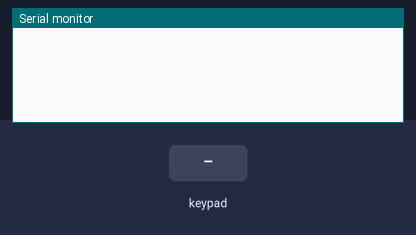
Simulated run of this sketch. Board: Arduino Uno, built with avr-gcc and run on an emulated ATmega328P. Parts: the last lines printed to the serial monitor. Inputs (shaded band) come from the test bench.

Above: at 1.2 s.
1.3 s: key 'I' pressed
At 2.3 s:
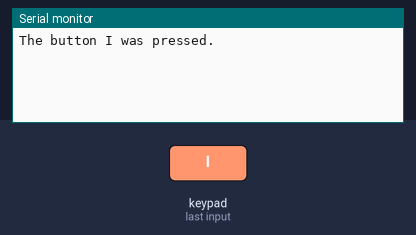
2.8 s: key 'L' pressed
At 3.6 s:
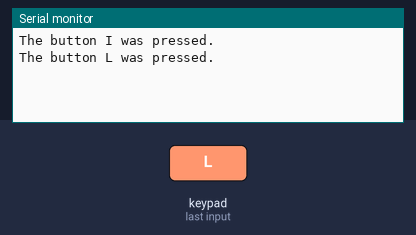
4.3 s: key 'O' pressed
At 4.7 s:
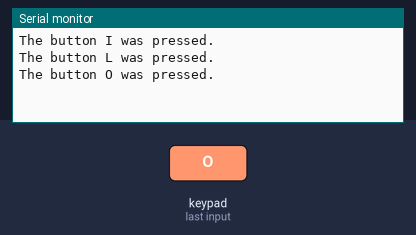
5.8 s: key 'V' pressed
At 7.0 s:
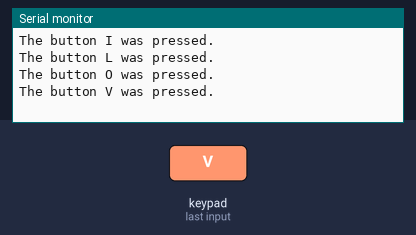
7.3 s: key 'E' pressed
At 8.4 s:
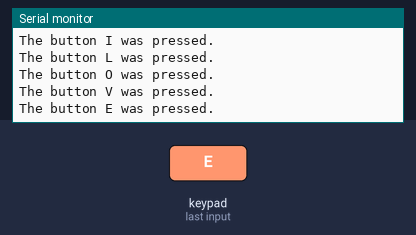
8.8 s: key 'Y' pressed
At 9.6 s:
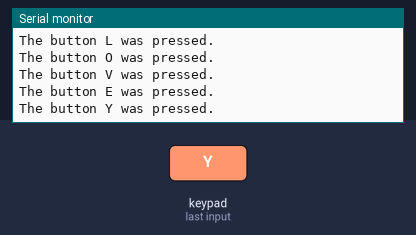

The sketch:

Keypad.ino
```cpp
/*
  Title: Keypad Input with Serial Output
  Description: This code reads input from a 4x4 keypad and prints the pressed buttons to the serial monitor.
               It can be used for practice or to send a secret message.
*/

#include <Key.h>
#include <Keypad.h>

String inputWord;

const byte ROWS = 4;
const byte COLS = 4;

byte rowPins[ROWS] = {5, 4, 3, 2};
byte colPins[COLS] = {6, 7, 8, 9};

// Uncomment one of the button setups based on your purpose:
// Button setup for practice keypad setup
// char buttons[ROWS][COLS] = {
//   {'1', '2', '3', 'A'},
//   {'4', '5', '6', 'B'},
//   {'7', '8', '9', 'C'},
//   {'*', '0', '#', 'D'},
// };

// Button setup to send a message to my fiance!
char buttons[ROWS][COLS] = {
  {'I', 'L', 'O', 'V'},
  {'E', 'Y', 'O', 'U'},
  {'B', 'I', 'A', 'N'},
  {'C', 'A', ' ', '.'},
};

// Create a Keypad object named 'myPad' with the specified button configuration and pin settings
Keypad myPad = Keypad(makeKeymap(buttons), rowPins, colPins, ROWS, COLS);

void setup() {
  // Initialize serial communication
  Serial.begin(9600);
}

void loop() {
  // Main loop to read keypad input and print to serial monitor
  char result = myPad.getKey();

  if (result) {
    Serial.print("The button ");
    Serial.print(result);
    Serial.println(" was pressed.");

    if (result != '.') {
      inputWord.concat(result);
    }

    if (result == '.') {
      Serial.print("Word typed was ");
      Serial.println(inputWord);
      inputWord = "";
    }
  }
}
```

Measured:
- after the input at 1.3 s, the serial monitor: prints a new line at once (image 1)
- after the input at 2.8 s, the serial monitor: prints a new line at once (image 2)
- after the input at 4.3 s, the serial monitor: prints a new line at once (image 3)
- after the input at 5.8 s, the serial monitor: prints a new line at once (image 4)
- after the input at 7.3 s, the serial monitor: prints a new line at once (image 5)
- after the input at 8.8 s, the serial monitor: prints a new line at once (image 6)
